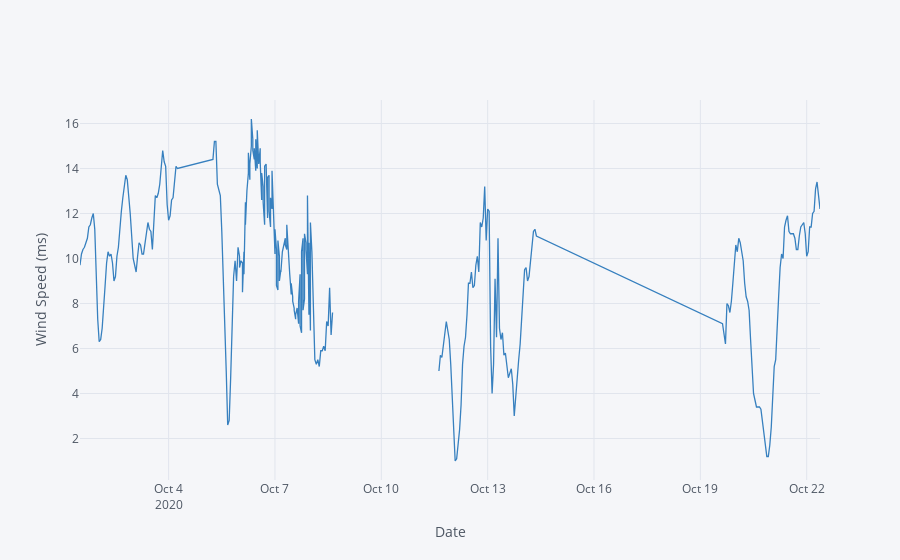

The notebook cell saved with this chart:
### Markdown cell above
The spreadsheet is missing the data from 8 October at 3 PM to 11 October at 3PM.

### Code cell
#Plot the wind_speed_ms
X['wind_speed_ms'].iplot(xTitle = 'Date', yTitle = 'Wind Speed (ms)', color = 'blue')

### Figure 1 — Plotly figure (JSON) as saved in the notebook; plotly's stock layout.template omitted (floating-point values rounded to 4 significant figures; data arrays with more than 128 entries replaced by an {"elided": "..."} marker saying what was removed)
{"data": [{"line": {"color": "rgba(55, 128, 191, 1.0)", "dash": "solid", "shape": "linear", "width": 1.3}, "mode": "lines", "name": "wind_speed_ms", "text": "", "type": "scatter", "x": {"elided": "330 str values"}, "y": {"elided": "330 mixed values"}}], "layout": {"legend": {"bgcolor": "#F5F6F9", "font": {"color": "#4D5663"}}, "paper_bgcolor": "#F5F6F9", "plot_bgcolor": "#F5F6F9", "title": {"font": {"color": "#4D5663"}}, "xaxis": {"gridcolor": "#E1E5ED", "showgrid": true, "tickfont": {"color": "#4D5663"}, "title": {"font": {"color": "#4D5663"}, "text": "Date"}, "zerolinecolor": "#E1E5ED"}, "yaxis": {"gridcolor": "#E1E5ED", "showgrid": true, "tickfont": {"color": "#4D5663"}, "title": {"font": {"color": "#4D5663"}, "text": "Wind Speed (ms)"}, "zerolinecolor": "#E1E5ED"}}}
